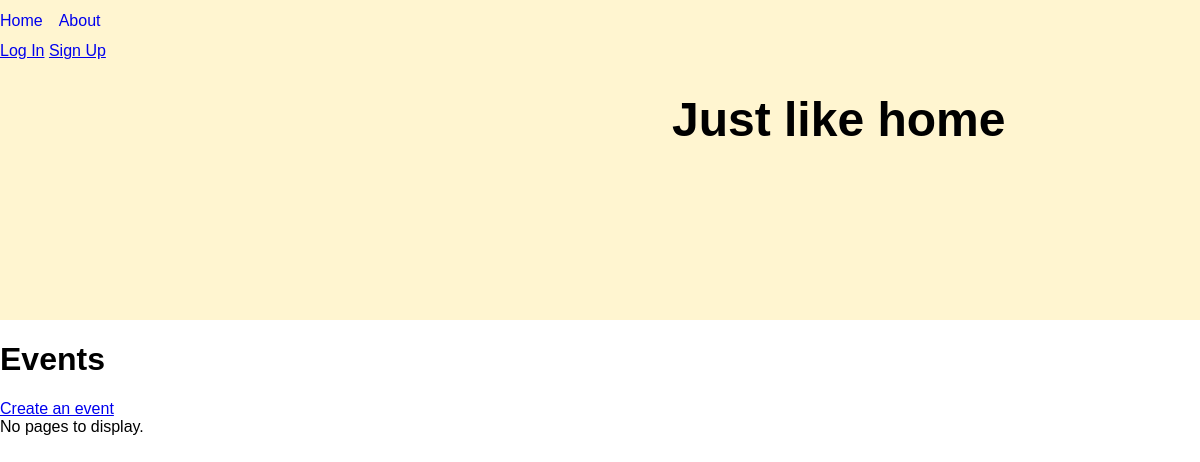
The app's page /events/, older data.
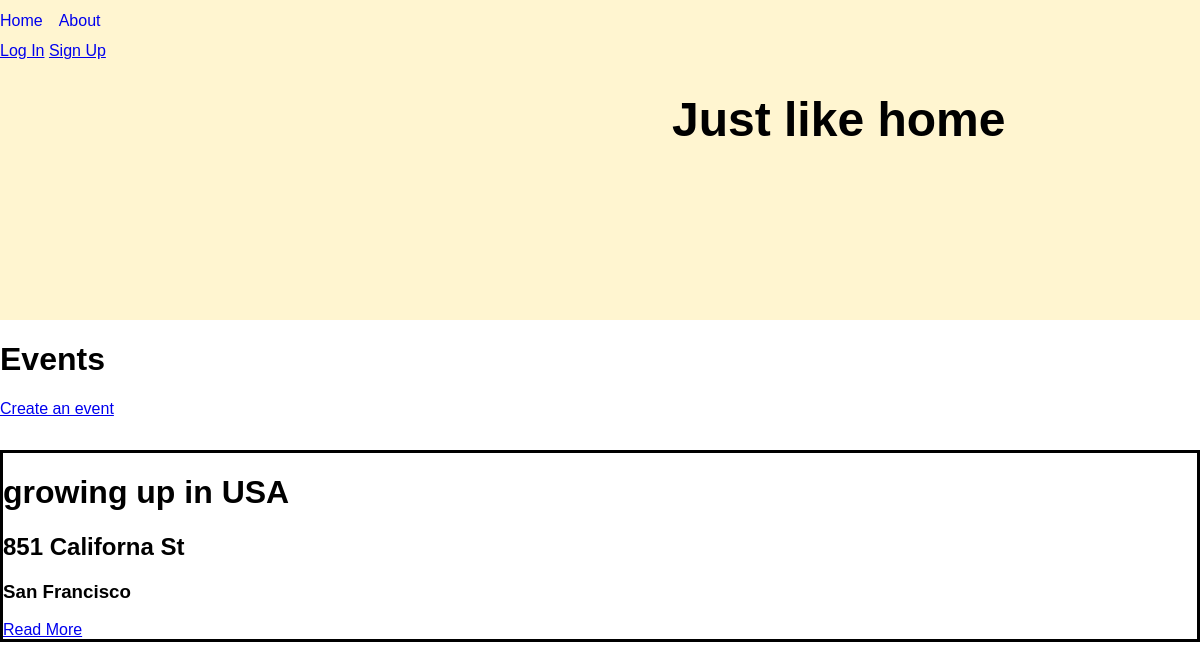
The same page, newer data.
### events/models.py (models this page shows, shortened)
class Event(models.Model):
    name = models.CharField(max_length=200)
    author = models.ForeignKey(User, on_delete=models.PROTECT,
                               help_text="The user that posted this event.", default=1, related_name='author')
    date_time = models.DateTimeField('event date time')
    street_address = models.CharField(max_length=255, default='address 1')
    city = models.CharField(max_length=255, default='city name')
    location = PlainLocationField(based_fields=['address','city'], zoom=7, default='location')
    description = models.TextField(default='description of the event')
    slug = models.CharField(max_length=400, blank=True, editable=False,
                            help_text="Unique URL path to access this page. Generated by the system.")
    created = models.DateTimeField(auto_now_add=True,
                                   help_text="The date and time this page was created. Automatically generated when the model saves.")
    modified = models.DateTimeField(auto_now=True,
                                    help_text="The date and time this page was updated. Automatically generated when the model updates.")

### events/views.py (the view)
# urls.py: path('', EventListView.as_view(), name='event-list-page'),
class EventListView(ListView):
    model = Event
    def get(self, request):
        events = self.get_queryset().all()
        return render(request, 'events/event_list.html', {
          'events': events
        })

### events/templates/events/event_list.html
{% extends "base.html" %}
{% block content %}
<h1> Events </h1>
<a href="{% url 'create-event-page' %}" title="event-create">Create an event</a>
  {% if events %}
    {% for event in events %}
    <div class='event-card'>
      <h1>{{event.name}}</h1>
      <h2>{{event.street_address}}</h2>
      <h3>{{event.city}}</h3>
      <a href="{% url 'event-details-page' event.slug %}" title="Read More">Read More</a>
    </div>
    {% endfor %}
  {% else %}
    <div>No pages to display.</div>
  {% endif %}
{% endblock %}

### templates/base.html (shortened to what this page needs)
<!doctype html>
<html lang="en">
  <head>
    {% load static %}
    <link rel="stylesheet" type="text/css" href="{% static 'events/css/styles.css' %}">
  </head>
  <body>
    <div class='nav-div'>
      <nav>
        <a href='#'>Home</a>
        <a href=#>About</a>
      </nav>
      {% if not user.is_authenticated %}
          <a href="{% url 'login' %}" class="btn btn-secondary ml-2">Log In</a>
          <a href="{% url 'signup' %}" class="btn btn-primary ml-2">Sign Up</a>
      {% endif %}
      <h1 class='main-header'>Just like home </h1>
    </div>
    {% block content %}
    {% endblock %}
  </body>
</html>

### events/static/events/css/styles.css (style rules this page uses)
body { background-color: white; font-size: 16px; font-family: Helvetica; margin: 0; }
nav { display: flex; justify-content: flex-start; padding-bottom: 0.75em; padding-top: 0.75em; }
.nav-div { height: 20em; background-color: #FFF5D0; }
nav a { margin-right: 1em; text-decoration: none; }
.event-card { border: solid; margin-top: 2em; }
.main-header { font-size: 3em; padding-left: 14em; }

Row changes from the older to the newer data that the page shows:
added Event: name "growing up in USA", street_address "851 Californa St", city "San Francisco"
Text that changed along with them:
text no longer shown: "No pages to display."
